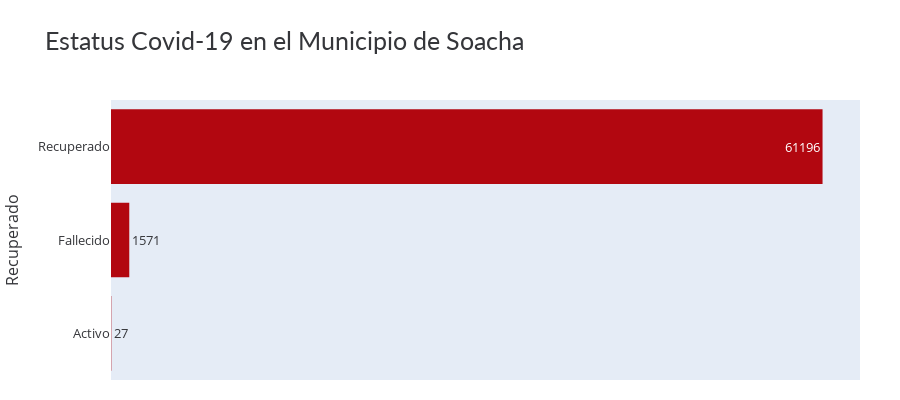

Here is the notebook cell this chart was saved with:
### Code cell
# Grafica de barras para la variable Recuperado.
fig_bars = px.bar(estado, x='Frecuencia', y='Recuperado', text='Frecuencia',
                    title='Estatus Covid-19 en el Municipio de Soacha',
                    color_discrete_sequence=['#b20710'])
fig_bars.update_traces(hovertemplate=None, marker=dict(line=dict(width=0)))
fig_bars.update_xaxes(visible=False)
fig_bars.update_yaxes(visible=True, categoryorder='total ascending')
fig_bars.update_layout(height=400,
                            margin=dict(t=100, b=20, l=70, r=40),
                            hovermode='y unified',
                            title_font=dict(size=25, color='#35363a', family='Lato, sans-serif'),
                            font=dict(color='#35363a', size=13))

### Figure 1 — Plotly figure (JSON) as saved in the notebook; plotly's stock layout.template omitted (floating-point values rounded to 4 significant figures)
{"data": [{"alignmentgroup": "True", "legendgroup": "", "marker": {"color": "#b20710", "line": {"width": 0}, "pattern": {"shape": ""}}, "name": "", "offsetgroup": "", "orientation": "h", "showlegend": false, "text": [61196, 1571, 27], "textposition": "auto", "type": "bar", "x": [61196, 1571, 27], "xaxis": "x", "y": ["Recuperado", "Fallecido", "Activo"], "yaxis": "y"}], "layout": {"barmode": "relative", "font": {"color": "#35363a", "size": 13}, "height": 400, "hovermode": "y unified", "legend": {"tracegroupgap": 0}, "margin": {"b": 20, "l": 70, "r": 40, "t": 100}, "title": {"font": {"color": "#35363a", "family": "Lato, sans-serif", "size": 25}, "text": "Estatus Covid-19 en el Municipio de Soacha"}, "xaxis": {"anchor": "y", "domain": [0, 1], "title": {"text": "Frecuencia"}, "visible": false}, "yaxis": {"anchor": "x", "categoryorder": "total ascending", "domain": [0, 1], "title": {"text": "Recuperado"}, "visible": true}}}
